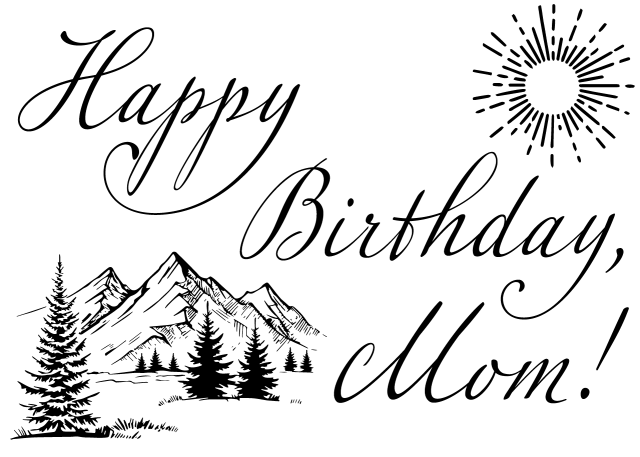
#> input picture text.png, 1280 x 914 px (shown at 1/2 size)
$ jupyter execute --allow-errors mom_birthday_2022.ipynb   (shell and % lines are left out)
#> lines starting #> are read from the running program, lines starting #| are printed output that depends on the picture; after the words box and inside, x2 and y2 are one past the last pixel; in counts of white or black regions, pixels touching at a corner belong together
[cell 1]
import numpy as np
import matplotlib.pyplot as plt
import matplotlib.animation

[cell 2]
# fig, ax = plt.subplots(constrained_layout=True);
# ax.set_axis_off();
# ax.text(0.5, 0.5, 'Happy\nBirthday\nMom!!!', va='center', ha='center', fontsize=72);
path_text = 'text.png'
# fig.savefig(path_text)

[cell 3]
boundary_condition = plt.imread(path_text)
#> boundary_condition is the input picture: shape (914, 1280, 3) float32; min 0, max 1, mean 0.893
boundary_condition = np.where(boundary_condition[..., 0] != 1, 1, 0).T
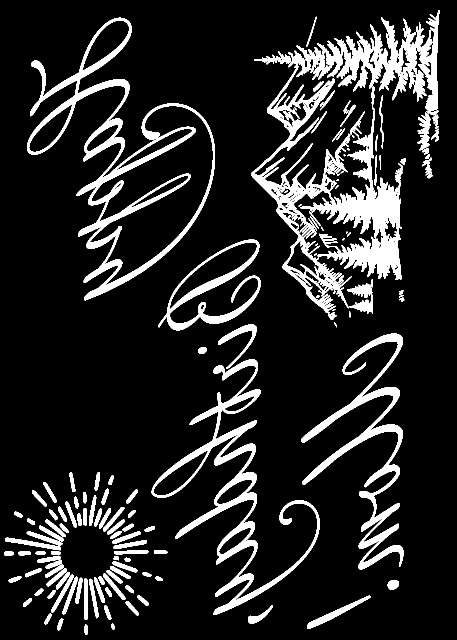
#> boundary_condition: shape (1280, 914) int64 (shown at 1/2 size); values 0 (black) and 1 (white), 13.5% white; 136 white regions (17 under 20 px), largest, box (x1, y1, x2, y2) and area: (503, 20, 880, 627) 58460, (54, 35, 430, 601) 26621, (303, 718, 639, 1230) 20228
shape = boundary_condition.shape
#> shape = (1280, 914)
shape_x, shape_y = shape
#> shape_x = 1280; shape_y = 914
shape
#> Out = (1280, 914)

[cell 4]
plt.figure()
plt.imshow(boundary_condition.T);
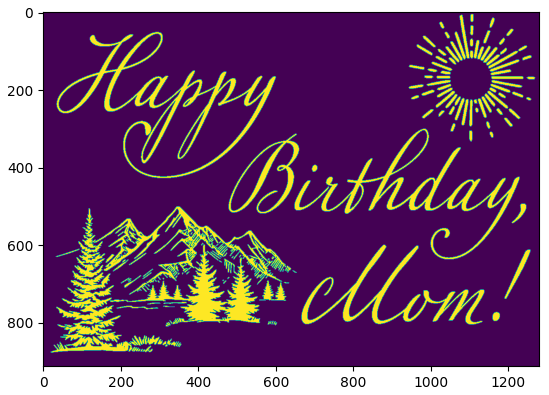
#> figure drawn by matplotlib, 1 panel

[cell 5]
boundary_condition_fft = np.fft.fft2(boundary_condition)

[cell 6]
x, y = np.linspace(0, 1, num=shape[0]), np.linspace(0, 1, num=shape[1])
#> x = 1280 values from 0 to 1; y = 914 values from 0 to 1
x, y = np.meshgrid(x, y, indexing='ij')

[cell 7]
spacing_x, spacing_y = 1 / np.array(shape)
#> spacing_x = 0.000781; spacing_y = 0.00109

[cell 8]
frequencies_x = np.fft.fftfreq(shape_x, spacing_x)[:, np.newaxis]
frequencies_y = np.fft.fftfreq(shape_y, spacing_y)[np.newaxis, :]

[cell 9]
wave_speed_x = np.sign(frequencies_x) * np.sqrt(np.abs(frequencies_x)) / 100
wave_speed_y = np.sign(frequencies_y) * np.sqrt(np.abs(frequencies_y)) / 100
n_times = 201
times = np.linspace(-1, 0, num=n_times)
times = np.concatenate([
    times,
    np.zeros(101),
    np.linspace(0, 1, num=n_times),
])
times = times[:, np.newaxis, np.newaxis]

$ run again, with starmap_1.png copied over text.png
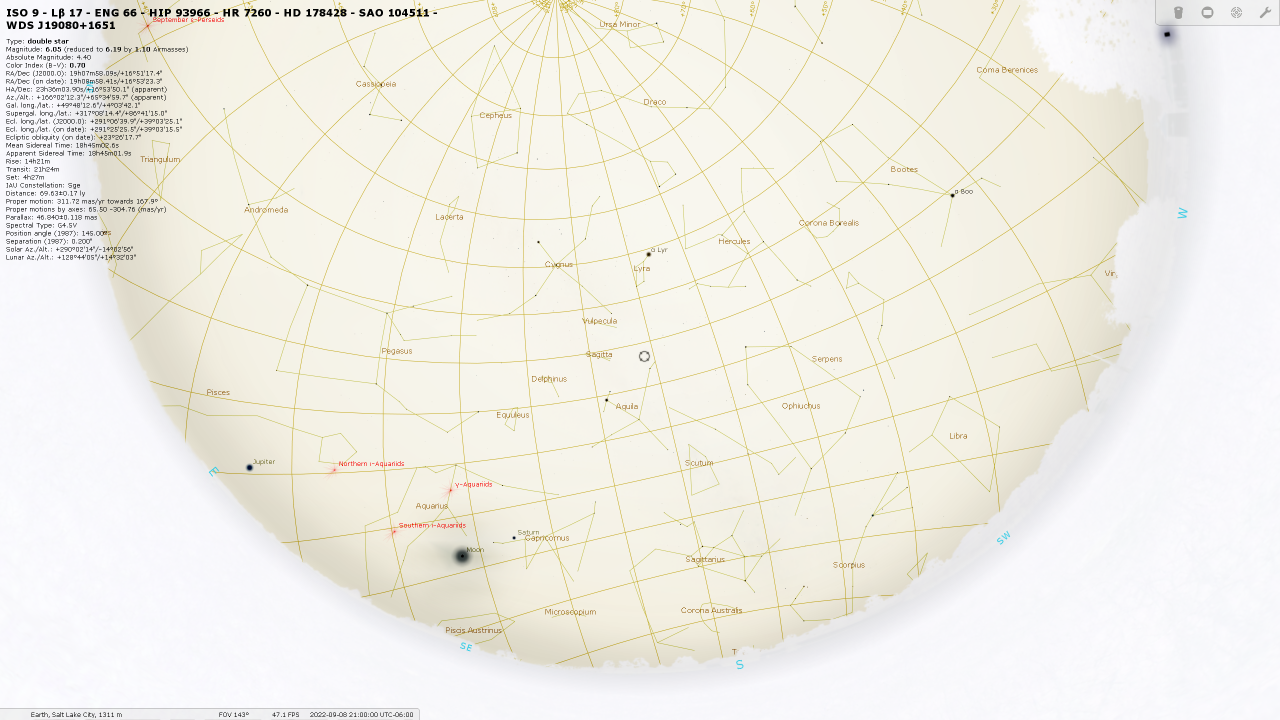
#> input picture starmap_1.png, 2560 x 1440 px (shown at 1/2 size)
#> boundary_condition is the input picture: shape (1440, 2560, 3) float32; mean R, G, B 0.967, 0.957, 0.908
#> boundary_condition: shape (2560, 1440) int64; every value is 1
#> `[cell 4] plt.figure() plt.imshow(boundary_condition.T);`:
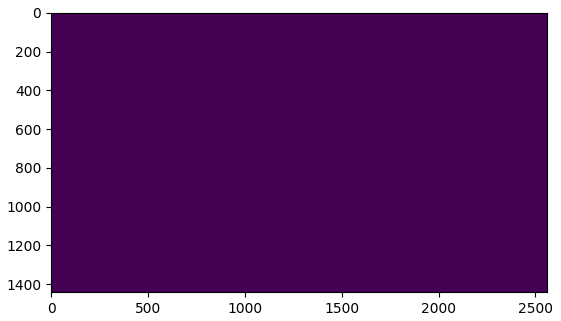
#> figure drawn by matplotlib, 1 panel

$ run again, with starmap_2.png copied over text.png
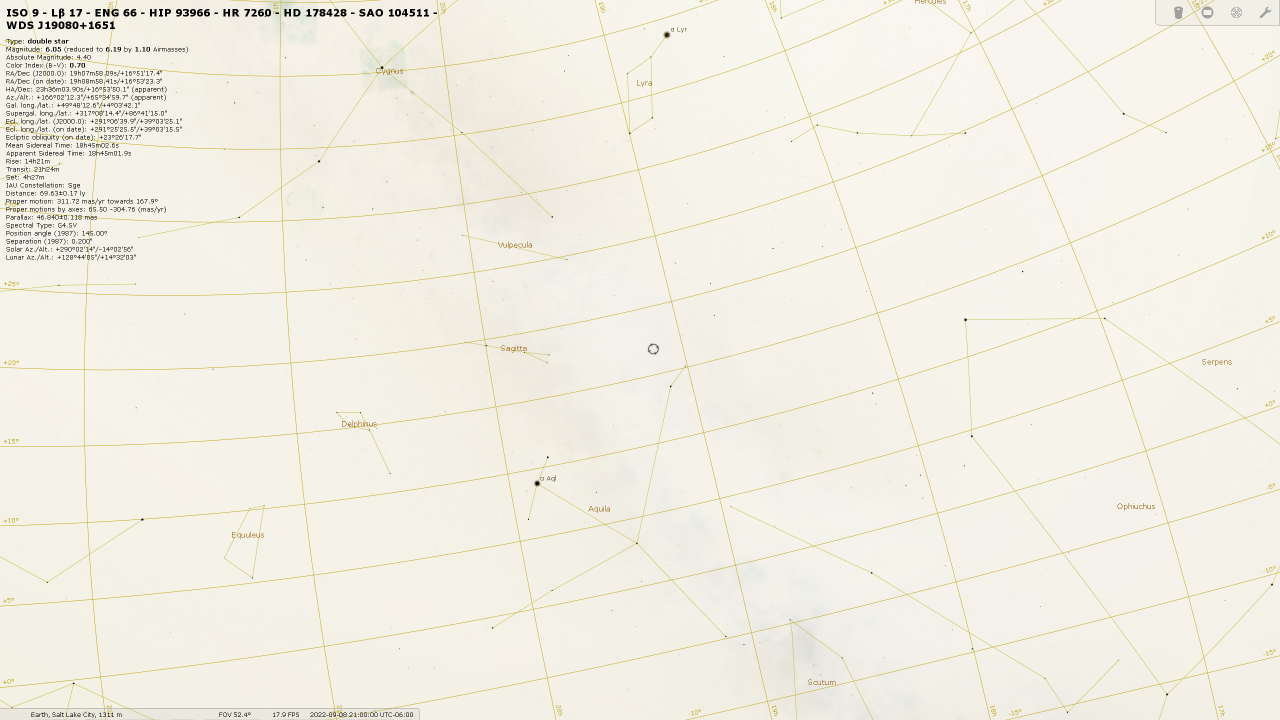
#> input picture starmap_2.png, 2560 x 1440 px (shown at 1/2 size)
#> boundary_condition is the input picture: shape (1440, 2560, 3) float32; mean R, G, B 0.975, 0.967, 0.913
#> boundary_condition: shape (2560, 1440) int64; every value is 1
#> `[cell 4] plt.figure() plt.imshow(boundary_condition.T);`:
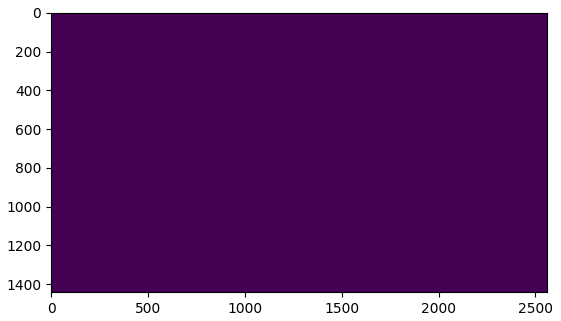
#> figure drawn by matplotlib, 1 panel

$ run again, with starmap_3.png copied over text.png
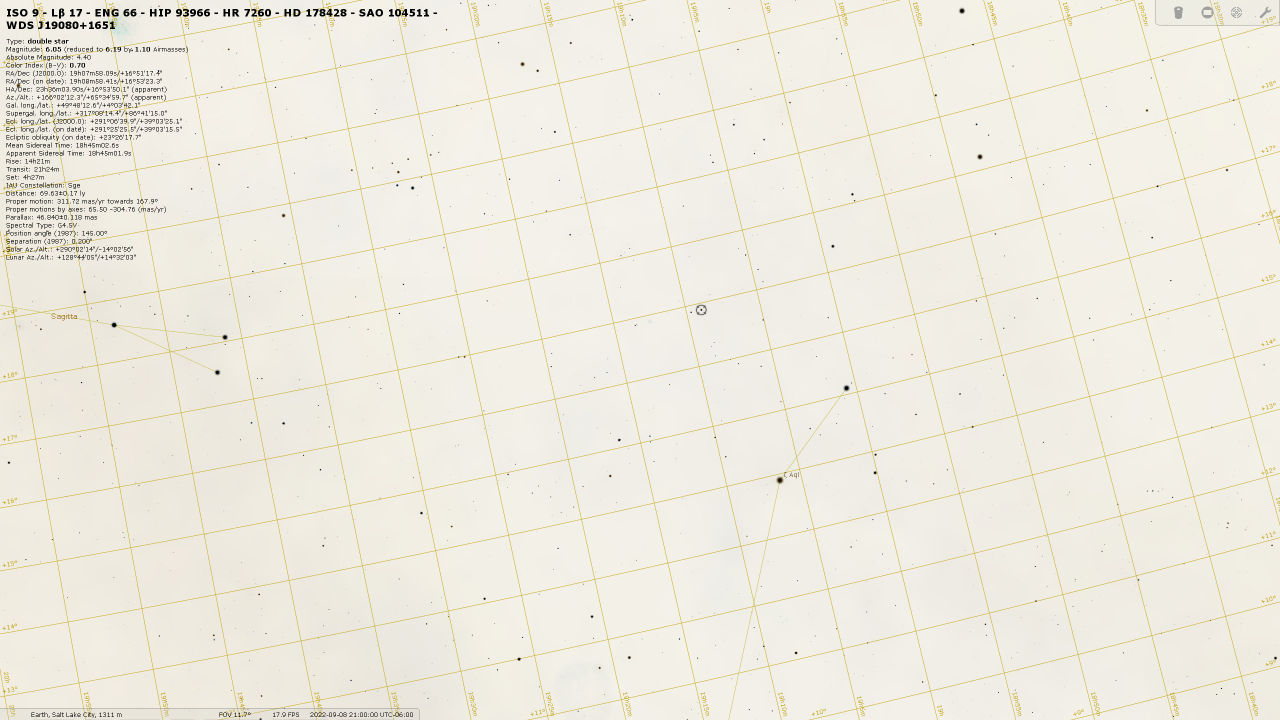
#> input picture starmap_3.png, 2560 x 1440 px (shown at 1/2 size)
#> boundary_condition is the input picture: shape (1440, 2560, 3) float32; mean R, G, B 0.963, 0.94, 0.892
#> boundary_condition: shape (2560, 1440) int64; every value is 1
#> `[cell 4] plt.figure() plt.imshow(boundary_condition.T);`:
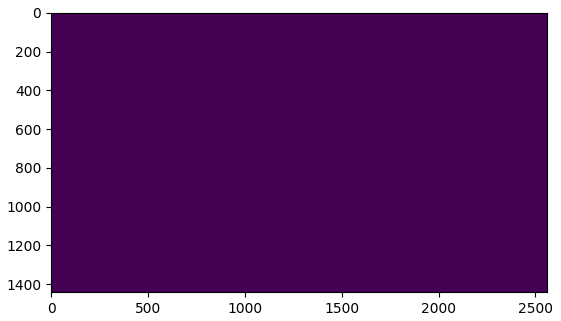
#> figure drawn by matplotlib, 1 panel
